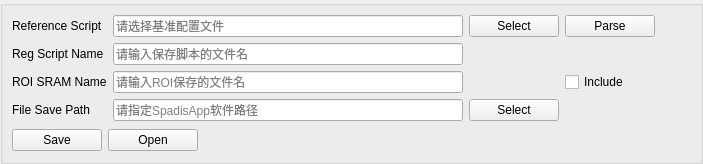
        <widget class="QGroupBox" name="FileConifg">
         <property name="minimumSize">
          <size>
           <width>300</width>
           <height>0</height>
          </size>
         </property>
         <property name="maximumSize">
          <size>
           <width>16777215</width>
           <height>16777215</height>
          </size>
         </property>
         <layout class="QGridLayout" name="gridLayout_6">
          <property name="leftMargin">
           <number>9</number>
          </property>
          <property name="topMargin">
           <number>9</number>
          </property>
          <property name="rightMargin">
           <number>9</number>
          </property>
          <property name="bottomMargin">
           <number>1</number>
          </property>
          <item row="4" column="4">
           <spacer name="horizontalSpacer_5">
            <property name="orientation">
             <enum>Qt::Horizontal</enum>
            </property>
            <property name="sizeType">
             <enum>QSizePolicy::MinimumExpanding</enum>
            </property>
            <property name="sizeHint" stdset="0">
             <size>
              <width>30</width>
              <height>20</height>
             </size>
            </property>
           </spacer>
          </item>
          <item row="4" column="0">
           <widget class="QLabel" name="roi_sram_name_Label">
            <property name="font">
             <font>
              <family>Microsoft YaHei UI</family>
              <pointsize>9</pointsize>
             </font>
            </property>
            <property name="text">
             <string>ROI SRAM Name</string>
            </property>
           </widget>
          </item>
          <item row="2" column="1">
           <widget class="QLineEdit" name="reg_script_name_LineEdit">
            <property name="minimumSize">
             <size>
              <width>0</width>
              <height>0</height>
             </size>
            </property>
            <property name="maximumSize">
             <size>
              <width>500</width>
              <height>16777215</height>
             </size>
            </property>
            <property name="font">
             <font>
              <family>Microsoft YaHei UI</family>
              <pointsize>9</pointsize>
             </font>
            </property>
            <property name="placeholderText">
             <string>请输入保存脚本的文件名</string>
            </property>
           </widget>
          </item>
          <item row="6" column="0">
           <widget class="QLabel" name="file_save_dir_Label">
            <property name="minimumSize">
             <size>
              <width>0</width>
              <height>0</height>
             </size>
            </property>
            <property name="maximumSize">
             <size>
              <width>16777215</width>
              <height>16777215</height>
             </size>
            </property>
            <property name="font">
             <font>
              <family>Microsoft YaHei UI</family>
              <pointsize>9</pointsize>
              <bold>false</bold>
             </font>
            </property>
            <property name="frameShape">
             <enum>QFrame::NoFrame</enum>
            </property>
            <property name="frameShadow">
             <enum>QFrame::Raised</enum>
            </property>
            <property name="text">
             <string>File Save Path</string>
            </property>
           </widget>
          </item>
          <item row="1" column="2">
           <widget class="QPushButton" name="reference_script_sel_Button">
            <property name="sizePolicy">
             <sizepolicy hsizetype="Maximum" vsizetype="Fixed">
              <horstretch>0</horstretch>
              <verstretch>0</verstretch>
             </sizepolicy>
            </property>
            <property name="minimumSize">
             <size>
              <width>90</width>
              <height>0</height>
             </size>
            </property>
            <property name="text">
             <string>Select</string>
            </property>
           </widget>
          </item>
          <item row="4" column="3">
           <widget class="QCheckBox" name="roi_sram_name_CheckBox">
            <property name="text">
             <string>Include</string>
            </property>
           </widget>
          </item>
          <item row="4" column="1">
           <widget class="QLineEdit" name="roi_sram_name_LineEdit">
            <property name="maximumSize">
             <size>
              <width>500</width>
              <height>16777215</height>
             </size>
            </property>
            <property name="font">
             <font>
              <family>Microsoft YaHei UI</family>
              <pointsize>9</pointsize>
             </font>
            </property>
            <property name="placeholderText">
             <string>请输入ROI保存的文件名</string>
            </property>
           </widget>
          </item>
          <item row="1" column="1">
           <widget class="QLineEdit" name="reference_script_LineEdit">
            <property name="enabled">
             <bool>true</bool>
            </property>
            <property name="sizePolicy">
             <sizepolicy hsizetype="Preferred" vsizetype="Fixed">
              <horstretch>0</horstretch>
              <verstretch>0</verstretch>
             </sizepolicy>
            </property>
            <property name="minimumSize">
             <size>
              <width>0</width>
              <height>0</height>
             </size>
            </property>
            <property name="maximumSize">
             <size>
              <width>500</width>
              <height>16777215</height>
             </size>
            </property>
            <property name="focusPolicy">
             <enum>Qt::StrongFocus</enum>
            </property>
            <property name="readOnly">
             <bool>true</bool>
            </property>
            <property name="placeholderText">
             <string>请选择基准配置文件</string>
            </property>
           </widget>
          </item>
          <item row="7" column="0" colspan="5">
           <widget class="QFrame" name="horizontalFrame">
            <layout class="QHBoxLayout" name="horizontalLayout_5">
             <property name="spacing">
              <number>6</number>
             </property>
             <property name="leftMargin">
              <number>0</number>
             </property>
             <property name="topMargin">
              <number>2</number>
             </property>
             <item>
              <widget class="QPushButton" name="Save">
               <property name="sizePolicy">
                <sizepolicy hsizetype="Preferred" vsizetype="Fixed">
                 <horstretch>0</horstretch>
                 <verstretch>0</verstretch>
                </sizepolicy>
               </property>
               <property name="minimumSize">
                <size>
                 <width>90</width>
                 <height>0</height>
                </size>
               </property>
               <property name="font">
                <font>
                 <family>Microsoft YaHei UI</family>
                 <pointsize>9</pointsize>
                </font>
               </property>
               <property name="cursor">
                <cursorShape>PointingHandCursor</cursorShape>
               </property>
               <property name="text">
                <string>Save</string>
               </property>
              </widget>
             </item>
             <item>
              <widget class="QPushButton" name="Open">
               <property name="sizePolicy">
                <sizepolicy hsizetype="Preferred" vsizetype="Fixed">
                 <horstretch>0</horstretch>
                 <verstretch>0</verstretch>
                </sizepolicy>
               </property>
               <property name="minimumSize">
                <size>
                 <width>90</width>
                 <height>0</height>
                </size>
               </property>
               <property name="font">
                <font>
                 <family>Microsoft YaHei UI</family>
                 <pointsize>9</pointsize>
                </font>
               </property>
               <property name="cursor">
                <cursorShape>PointingHandCursor</cursorShape>
               </property>
               <property name="text">
                <string>Open</string>
               </property>
              </widget>
             </item>
             <item>
              <spacer name="horizontalSpacer_3">
               <property name="orientation">
                <enum>Qt::Horizontal</enum>
               </property>
               <property name="sizeHint" stdset="0">
                <size>
                 <width>40</width>
                 <height>20</height>
                </size>
               </property>
              </spacer>
             </item>
            </layout>
           </widget>
          </item>
          <item row="1" column="0">
           <widget class="QLabel" name="reference_script_Label">
            <property name="minimumSize">
             <size>
              <width>0</width>
              <height>0</height>
             </size>
            </property>
            <property name="maximumSize">
             <size>
              <width>16777215</width>
              <height>16777215</height>
             </size>
            </property>
            <property name="font">
             <font>
              <family>Microsoft YaHei UI</family>
              <pointsize>9</pointsize>
              <bold>false</bold>
             </font>
            </property>
            <property name="frameShape">
             <enum>QFrame::NoFrame</enum>
            </property>
            <property name="frameShadow">
             <enum>QFrame::Raised</enum>
            </property>
            <property name="text">
             <string>Reference Script</string>
            </property>
           </widget>
          </item>
          <item row="6" column="1">
           <widget class="QLineEdit" name="file_save_dir_LineEdit">
            <property name="enabled">
             <bool>true</bool>
            </property>
            <property name="sizePolicy">
             <sizepolicy hsizetype="Preferred" vsizetype="Fixed">
              <horstretch>0</horstretch>
              <verstretch>0</verstretch>
             </sizepolicy>
            </property>
            <property name="minimumSize">
             <size>
              <width>350</width>
              <height>0</height>
             </size>
            </property>
            <property name="maximumSize">
             <size>
              <width>500</width>
              <height>16777215</height>
             </size>
            </property>
            <property name="focusPolicy">
             <enum>Qt::StrongFocus</enum>
            </property>
            <property name="readOnly">
             <bool>false</bool>
            </property>
            <property name="placeholderText">
             <string>请指定SpadisApp软件路径</string>
            </property>
           </widget>
          </item>
          <item row="6" column="2">
           <widget class="QPushButton" name="file_save_dir_Button">
            <property name="sizePolicy">
             <sizepolicy hsizetype="Maximum" vsizetype="Fixed">
              <horstretch>0</horstretch>
              <verstretch>0</verstretch>
             </sizepolicy>
            </property>
            <property name="minimumSize">
             <size>
              <width>90</width>
              <height>0</height>
             </size>
            </property>
            <property name="text">
             <string>Select</string>
            </property>
           </widget>
          </item>
          <item row="2" column="0">
           <widget class="QLabel" name="reg_script_name_Label">
            <property name="font">
             <font>
              <family>Microsoft YaHei UI</family>
              <pointsize>9</pointsize>
             </font>
            </property>
            <property name="text">
             <string>Reg Script Name</string>
            </property>
           </widget>
          </item>
          <item row="1" column="3">
           <widget class="QPushButton" name="reference_script_parse_Button">
            <property name="sizePolicy">
             <sizepolicy hsizetype="Maximum" vsizetype="Fixed">
              <horstretch>0</horstretch>
              <verstretch>0</verstretch>
             </sizepolicy>
            </property>
            <property name="minimumSize">
             <size>
              <width>90</width>
              <height>0</height>
             </size>
            </property>
            <property name="text">
             <string>Parse</string>
            </property>
           </widget>
          </item>
         </layout>
        </widget>
